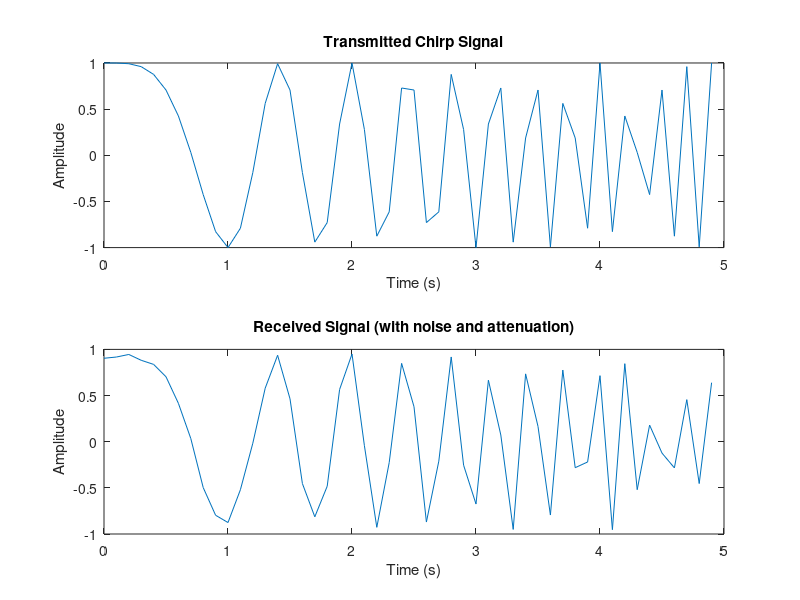
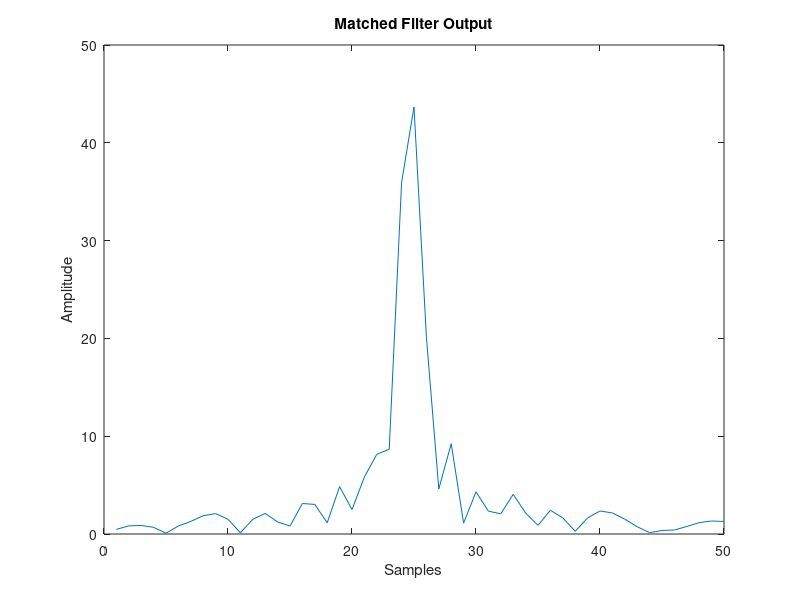
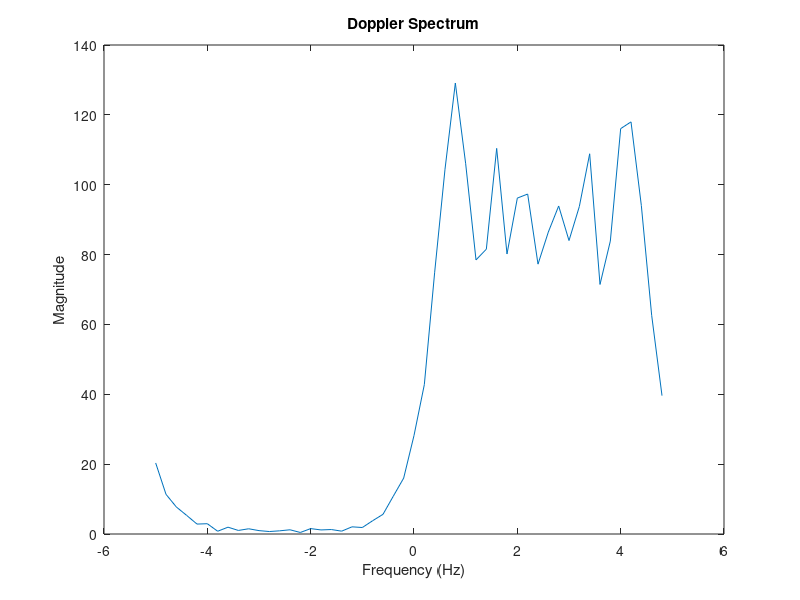

These figures' MATLAB source, in order:
% Underwater Sonar Signal Processing

% Input Sonar parameters
fc = input(' Enter the carrier frequency in Hz ( Like 10000 ): ');
PRF = input('Enter the pulse repetition frequency in Hz ( Like 100 ): '); 
PluseWidth = input('Enter the pulse width in seconds ( Like 0.01 s) : '); 
Bandwith = input(' Enter the bandwidth in Hz ( Like 1000 ): '); 
Range = input(' Enter the target range in meters ( Like 500 ): '); 
velocity = input(' Enter the target velocity in meters per second ( like 10) : '); 
c = 1500; % Speed of sound in water (m/s)

% Regular Sonar parameters

% fc = 10000;
% PRF = 100; 
% PluseWidth = 0.01
% Bandwith = 1000
% Range = 500;
% velocity = 10;


% Generate transmitted chirp signal
SamplingFreq = 2 * Bandwith; % Sampling frequency
time = 0:1/SamplingFreq:PluseWidth-1/SamplingFreq; % Time vector for one pulse
chirp_signal = exp(1j * pi * (Bandwith/PluseWidth) * time.^2); % LFM chirp

% Simulate target reflection
Tau = 2 * Range / c; % Time delay
DopplerFreq = 2 * velocity * fc / c; % Doppler frequency
TReceived = 0:1/SamplingFreq:(PluseWidth + Tau)-1/SamplingFreq; % Time vector for received signal
RSignal = exp(1j * pi * (Bandwith/PluseWidth) * (TReceived - Tau).^2) .* exp(1j * 2 * pi * DopplerFreq * TReceived);

% Add noise and attenuation to simulate underwater conditions
RSignal = awgn(RSignal, 20); % Add noise (SNR = 20 dB)
attenuation = 0.9; % Simulate signal attenuation in water
RSignal = attenuation * RSignal;

% Matched filtering
matched_filter = conj(fliplr(chirp_signal)); % Matched filter
output_signal = conv(RSignal, matched_filter, 'same'); % Convolution

% Range detection
[~, peak_index] = max(abs(output_signal));
range_estimate = (peak_index / SamplingFreq) * c / 2; % Estimated range

% Doppler processing
N = length(output_signal); % Number of samples
f = (-SamplingFreq/2:SamplingFreq/N:SamplingFreq/2-SamplingFreq/N); % Frequency vector
doppler_spectrum = fftshift(fft(output_signal)); % FFT
[~, doppler_index] = max(abs(doppler_spectrum));
doppler_frequency = f(doppler_index); % Doppler frequency
velocity_estimate = doppler_frequency * c / (2 * fc); % Estimated velocity

% Display results
disp(['Estimated range: ', num2str(range_estimate), ' meters']);
disp(['Estimated velocity: ', num2str(velocity_estimate), ' m/s']);

% Visualization
figure;
subplot(2,1,1);
plot(time, real(chirp_signal))
title('Transmitted Chirp Signal');
xlabel('Time (s)');
ylabel('Amplitude');

subplot(2,1,2);
plot(TReceived, real(RSignal))
title('Received Signal (with noise and attenuation)');
xlabel('Time (s)');
ylabel('Amplitude');

figure;
plot(abs(output_signal))
title('Matched Filter Output');
xlabel('Samples');
ylabel('Amplitude');

figure;
plot(f, abs(doppler_spectrum))
title('Doppler Spectrum');
xlabel('Frequency (Hz)');
ylabel('Magnitude');
